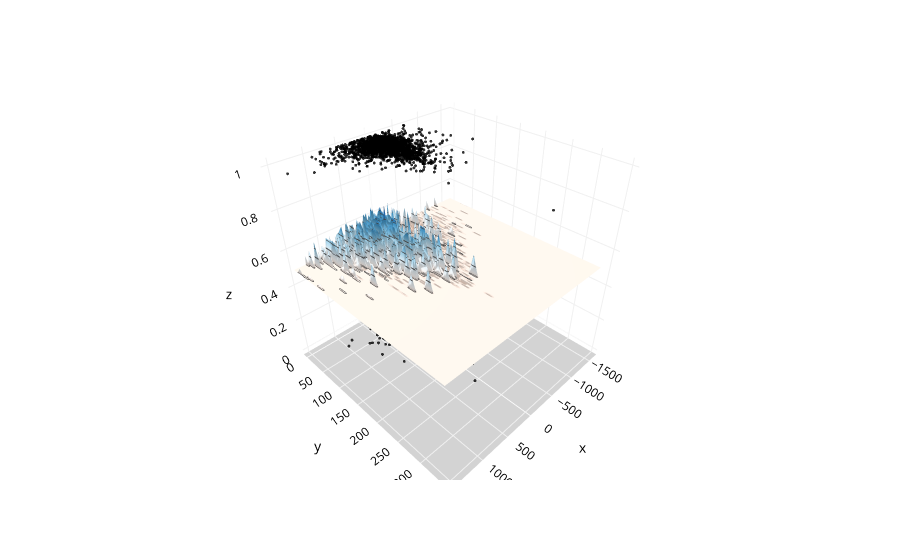

Notebook code for this chart:
### Markdown cell above
##### C=1, gamma=0.1

### Code cell
# Select data for modeling
X=df[['rating_difference', 'turns']]
y=df['white_win'].values

# Fit the model and display results
X_train, X_test, y_train, y_test, clf = fitting(X, y, 1, 0.1)

# Plot 3D chart
Plot_3D(X, X_test, y_test, clf)

### Figure 1 — Plotly figure (JSON) as saved in the notebook; plotly's stock layout.template omitted (floating-point values rounded to 4 significant figures; data arrays with more than 128 entries replaced by an {"elided": "..."} marker saying what was removed)
{"data": [{"hovertemplate": "x=%{x}<br>y=%{y}<br>z=%{z}<extra></extra>", "legendgroup": "", "marker": {"color": "black", "opacity": 0.8, "size": 1, "symbol": "circle"}, "mode": "markers", "name": "", "scene": "scene", "showlegend": false, "type": "scatter3d", "x": {"elided": "4012 int values"}, "y": {"elided": "4012 int values"}, "z": {"elided": "4012 int values"}}, {"colorscale": [[0, "rgb(103,0,31)"], [0.1, "rgb(178,24,43)"], [0.2, "rgb(214,96,77)"], [0.3, "rgb(244,165,130)"], [0.4, "rgb(253,219,199)"], [0.5, "rgb(247,247,247)"], [0.6, "rgb(209,229,240)"], [0.7, "rgb(146,197,222)"], [0.8, "rgb(67,147,195)"], [0.9, "rgb(33,102,172)"], [1, "rgb(5,48,97)"]], "contours": {"z": {"end": 0.8, "show": true, "size": 0.05, "start": 0.2}}, "name": "SVM Prediction", "showscale": false, "type": "surface", "x": {"elided": "311 int values"}, "y": [0, 10, 20, 30, 40, 50, 60, 70, 80, 90, 100, 110, 120, 130, 140, 150, 160, 170, 180, 190, 200, 210, 220, 230, 240, 250, 260, 270, 280, 290, 300, 310, 320, 330, 340], "z": {"elided": "35x311 float values"}}], "layout": {"legend": {"tracegroupgap": 0}, "margin": {"t": 60}, "paper_bgcolor": "white", "scene": {"domain": {"x": [0, 1], "y": [0, 1]}, "xaxis": {"backgroundcolor": "white", "color": "black", "gridcolor": "#f0f0f0", "title": {"text": "x"}}, "yaxis": {"backgroundcolor": "white", "color": "black", "gridcolor": "#f0f0f0", "title": {"text": "y"}}, "zaxis": {"backgroundcolor": "lightgrey", "color": "black", "gridcolor": "#f0f0f0", "title": {"text": "z"}}}}}
